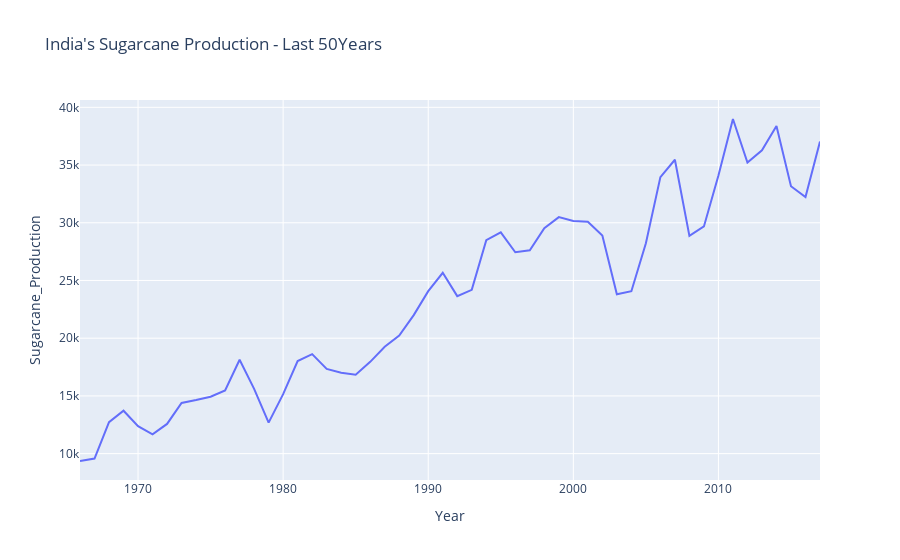

Notebook code cell kept with this figure:
### Code cell
#5.India's SUGARCANE PRODUCTION From Last 50 Years(Line_plot)
sugarcane_production = df.groupby('Year')['Sugarcane_Production'].sum().reset_index()
fig_sugarcane = px.line(sugarcane_production, x='Year', y='Sugarcane_Production', title='India\'s Sugarcane Production - Last 50Years')
fig_sugarcane.show()

### Figure 1 — Plotly figure (JSON) as saved in the notebook; plotly's stock layout.template omitted (floating-point values rounded to 4 significant figures)
{"data": [{"hovertemplate": "Year=%{x}<br>Sugarcane_Production=%{y}<extra></extra>", "legendgroup": "", "line": {"color": "#636efa", "dash": "solid"}, "marker": {"symbol": "circle"}, "mode": "lines", "name": "", "orientation": "v", "showlegend": false, "type": "scatter", "x": [1966, 1967, 1968, 1969, 1970, 1971, 1972, 1973, 1974, 1975, 1976, 1977, 1978, 1979, 1980, 1981, 1982, 1983, 1984, 1985, 1986, 1987, 1988, 1989, 1990, 1991, 1992, 1993, 1994, 1995, 1996, 1997, 1998, 1999, 2000, 2001, 2002, 2003, 2004, 2005, 2006, 2007, 2008, 2009, 2010, 2011, 2012, 2013, 2014, 2015, 2016, 2017], "xaxis": "x", "y": [9362.0, 9574.0, 12720.0, 13720.0, 12380.0, 11660.0, 12570.0, 14390.0, 14640.0, 14930.0, 15480.0, 18140.0, 15610.0, 12690.0, 15150.0, 18020.0, 18620.0, 17340.0, 17010.0, 16840.0, 17950.0, 19260.0, 20230.0, 22000.0, 24070.0, 25670.0, 23640.0, 24190.0, 28500.0, 29160.0, 27440.0, 27610.0, 29530.0, 30490.0, 30150.0, 30100.0, 28910.0, 23810.0, 24070.0, 28230.0, 33960.0, 35460.0, 28860.0, 29680.0, 34100.0, 38990.0, 35210.0, 36270.0, 38370.0, 33160.0, 32220.0, 37040.0], "yaxis": "y"}], "layout": {"legend": {"tracegroupgap": 0}, "title": {"text": "India's Sugarcane Production - Last 50Years"}, "xaxis": {"anchor": "y", "domain": [0, 1], "title": {"text": "Year"}}, "yaxis": {"anchor": "x", "domain": [0, 1], "title": {"text": "Sugarcane_Production"}}}}
